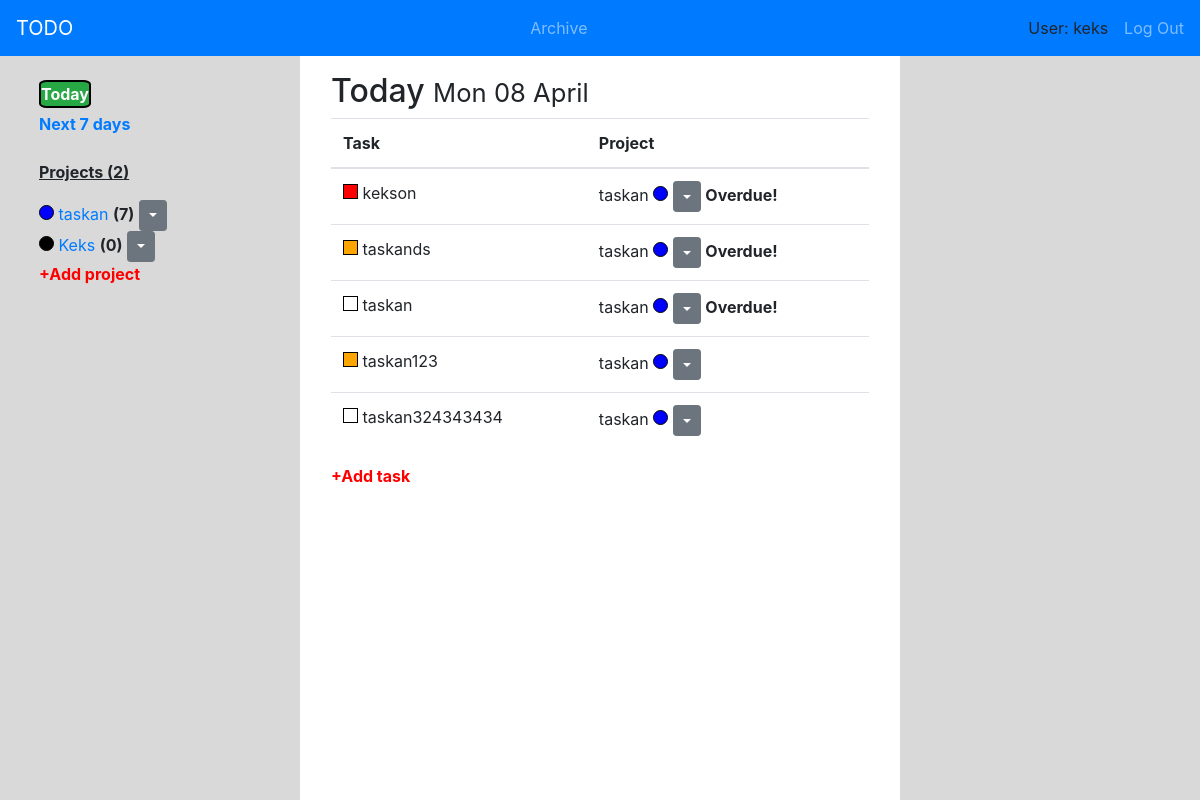
The app's page /today/ (signed in) with its own data.
### todo_app/models.py (models this page shows, shortened)
class Project(models.Model):
    name = models.CharField(max_length=20)
    colour = models.CharField(max_length=7)
    slug = models.SlugField(max_length=30, unique=True, blank=True)
    user = models.ForeignKey(User, on_delete=models.CASCADE)
    class Meta:
        unique_together = ('name', 'colour', 'user')
    def get_absolute_url(self):
        return reverse('project_detail_url', kwargs={'slug': self.slug})
    def get_delete_url(self):
        return reverse('project_delete_url', kwargs={'slug': self.slug})
    def __str__(self):
        return self.name

class Task(models.Model):
    LOW = 3
    MID = 2
    HIGH = 1
    CHOICES_OF_PRIORITY = (
        (LOW, 'Low'),
        (MID, 'Mid'),
        (HIGH, 'High')
    )
    name = models.CharField(max_length=30)
    priority = models.PositiveSmallIntegerField(choices=CHOICES_OF_PRIORITY, default=LOW)
    date_until = models.DateTimeField()
    status = models.CharField(max_length=4, blank=True)
    project = models.ForeignKey(Project, on_delete=models.CASCADE)
    class Meta:
        ordering = ['priority']
    def get_delete_url(self):
        return reverse('task_delete_url', kwargs={'id': self.id})
    def get_done_url(self):
        return reverse('task_done_url', kwargs={'id': self.id})

### todo_app/views.py (the view)
# urls.py: path('today/', today, name='today_url'),
def today(request):
    if request.user.is_authenticated:
        project_form = ProjectForm()
        task_form = TaskForm(user=request.user)
        projects = Project.objects.filter(user=request.user)
        overdue_tasks = Task.objects.filter(project__user=request.user,
                                            date_until__lt=timezone.now(),
                                            status='')
        tasks = Task.objects.filter(project__user=request.user, #  for a day
                                    date_until__gte=timezone.now(),
                                    date_until__lt=timezone.now()+timezone.timedelta(days=1))
        context = {
            'today_obj': True,
            'title': 'Today',
            'today_date': datetime.now(),
            'projects': projects,
            'overdue_tasks': overdue_tasks,
            'tasks': tasks,
            'project_form': project_form,
            'task_form': task_form,
        }
        return render(request, 'todo_app/main.html', context=context)
    return redirect('login_url')

### todo_app/templates/todo_app/main.html
{% extends 'todo_app/todo_base.html' %}
{% block left-block %}
    {% include 'todo_app/includes/left_block_universal.html' %}
{% endblock %}
{% block center-block %}
    {% include 'todo_app/includes/center_block_universal.html' %}
{% endblock %}

### templates/base.html (shortened to what this page needs)
{% load static %}
<!DOCTYPE html>
<html>
	<head>
		<link rel="stylesheet" href="https://stackpath.bootstrapcdn.com/bootstrap/4.3.1/css/bootstrap.min.css">
		<link rel="stylesheet" href="{% static 'css/style.css' %}">
		<link rel="stylesheet" href="https://use.fontawesome.com/releases/v5.8.1/css/all.css">
	</head>
	<body>
		<nav class="navbar navbar-dark bg-primary">
			<a class="navbar-brand" href="{% url 'main_url' %}">TODO</a>
			{% if user.is_authenticated %}
				<div class="navbar-nav ml-auto">
					<a href="{% url 'archive_url' %}" class="nav-item nav-link">Archive</a>
				</div>
				<div class="navbar-nav ml-auto mr-3">
					<p class="navbar-nav">User: {{ user.username }}</p>
				</div>
				<div class="navbar-nav">
					<a href="{% url 'logout_url' %}" class="nav-item nav-link">Log Out</a>
				</div>
			{% endif %}
		</nav>
		{% block content %}{% endblock %}
	</body>
</html>

### todo_app/templates/todo_app/includes/left_block_universal.html (shortened to what this page needs)
                <div class="m-4">
                    <a href="{% url 'today_url' %}" class="{% if today_obj %}btn-success selected{% endif %}"><strong>Today</strong></a>
                    <a href="{% url 'next7days_url' %}" class="mt-1 {% if next7days_obj %}btn-success selected{% endif %}"><strong>Next 7 days</strong></a>
                    <br>
                    <p style='text-decoration:underline;'><strong>Projects ({{ projects.count }})</strong></p>
                    {% for project in projects %}
                        <div>
                            <div class="project-circle" style="background: {{ project.colour }}"></div>
                            <a href="{{ project.get_absolute_url }}" class="d-inline">{{ project.name }} </a>
                            <b>({{ project.task_set.count }})</b>
                          <button type="button" class="btn btn-sm btn-secondary dropdown-toggle dropdown-toggle-split" data-toggle="dropdown" aria-haspopup="true" aria-expanded="false">
                          </button>
                        </div>
                    {% endfor %}
                    <p class="a-add-prjct"><strong>+Add project</strong></p>
                </div>

### todo_app/templates/todo_app/includes/center_block_universal.html (shortened to what this page needs)
                <div class="m-3">
                    {% if today_obj %}
                        <h2>Today <small>{{ today_date|date:"D d F" }}</small></h2>
                    {% elif next7days_obj %}
                        <h2>Next 7 days</h2>
                    {% endif %}
                    <table class="table">
                        <thead>
                        <tr>
                            <th scope="col">Task</th>
                            <th scope="col">Project</th>
                        </tr>
                        </thead>
                        <tbody>
                        {% if overdue_tasks %}
                        {% for task in overdue_tasks %}
                            <tr>
                                <td>
                                    <div class="priority-square" style="background:{% if task.priority == 1 %}red{% elif task.priority == 2 %}orange{% elif task.priority == 3 %}white{% endif %}"></div>
                                    {{ task.name }}
                                </td>
                                <td>
                                    {{ task.project }}
                                    <div class="project-circle" style="background: {{ task.project.colour }}"></div>
                                  <button type="button" class="btn btn-sm btn-secondary dropdown-toggle dropdown-toggle-split" data-toggle="dropdown" aria-haspopup="true" aria-expanded="false">
                                  </button>
                                    <b>Overdue!</b>
                                </td>
                            </tr>
                        {% endfor %}
                        {% endif %}
                        {% if tasks %}
                        {% for task in tasks %}
                            <tr>
                                <td>
                                    <div class="priority-square" style="background:{% if task.priority == 1 %}red{% elif task.priority == 2 %}orange{% elif task.priority == 3 %}white{% endif %}"></div>
                                    {{ task.name }}
                                </td>
                                <td>
                                    {{ task.project }}
                                    <div class="project-circle" style="background: {{ task.project.colour }}"></div>
                              <button type="button" class="btn btn-sm btn-secondary dropdown-toggle dropdown-toggle-split" data-toggle="dropdown" aria-haspopup="true" aria-expanded="false">
                              </button>
                                </td>
                            </tr>
                        {% endfor %}
                        {% endif %}
                        </tbody>
                    </table>
                    <p class="a-add-task"><strong>+Add task</strong></p>
                </div>

### static/css/style.css (style rules this page uses)
a { display: block; }
.a-add-prjct, .a-add-task { color: red; }
.selected { border-radius: 15%; border: 2px black solid; display: inline-block; }
.priority-square { width: 15px; height: 15px; display: inline-block; border: 1px solid black; }
.project-circle { width: 15px; height: 15px; display: inline-block; border: 1px solid black; border-radius: 100%; }

### records on screen
Project: name "taskan", task_set.count "7"
Project: name "Keks", task_set.count "0"
Task: priority 1 (drawn), name "kekson", project "taskan"
Task: priority 2 (drawn), name "taskands", project "taskan"
Task: priority 3 (drawn), name "taskan", project "taskan"
Task: priority 2 (drawn), name "taskan123", project "taskan"
Task: priority 3 (drawn), name "taskan324343434", project "taskan"

### other values on screen
{{ user.username }} "keks"
{{ projects.count }} "2"
